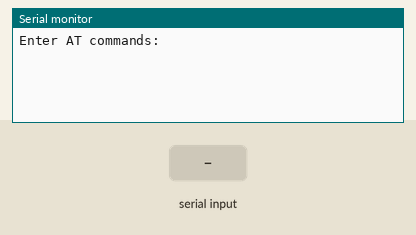
Recording of a sketch running on a simulated Arduino Uno, built with avr-gcc and run on an emulated ATmega328P. Shown: the last lines printed to the serial monitor. The inputs (shaded band) are chosen by the test bench.

Above: at 1.2 s.
1.3 s: "1" received over Serial
At 2.4 s:
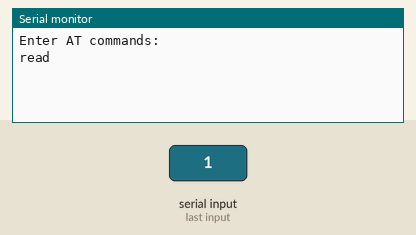
2.8 s: "1" received over the second serial link
At 3.4 s:
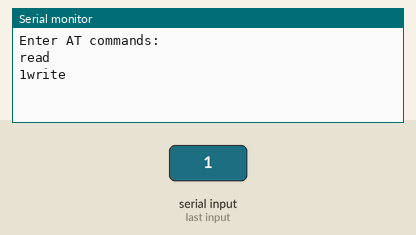
4.3 s: "0" received over the second serial link
At 5.8 s:
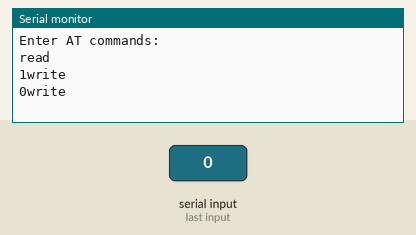

The sketch:

test_working.ino
```cpp
// Basic Bluetooth sketch HC-06_01
// Connect the Hc-06 module and communicate using the serial monitor
//
// The HC-06 defaults to AT mode when first powered on.
// The default baud rate is 9600
// The Hc-06 requires all AT commands to be in uppercase. NL+CR should not be added to the command string
//


#include <SoftwareSerial.h>
SoftwareSerial BTserial(2, 3); // RX | TX
// Connect the HC-06 TX to the Arduino RX on pin 2.
// Connect the HC-06 RX to the Arduino TX on pin 3 through a voltage divider.
//


void setup()
{
    Serial.begin(9600);
    Serial.println("Enter AT commands:");

    // HC-06 default serial speed is 9600
    BTserial.begin(9600);
}

void loop()
{

    // Keep reading from HC-06 and send to Arduino Serial Monitor
    if (BTserial.available())
    {
        Serial.write(BTserial.read());
        Serial.println("write");
    }

    // Keep reading from Arduino Serial Monitor and send to HC-06
    if (Serial.available())
    {
        BTserial.write(Serial.read());
        Serial.println("read");
    }


}
```

Measured:
- after the input at 1.3 s, the serial monitor: prints a new line at once (image 1)
- after the input at 2.8 s, the serial monitor: prints a new line at once (image 2)
- after the input at 4.3 s, the serial monitor: prints a new line at once (image 3)
